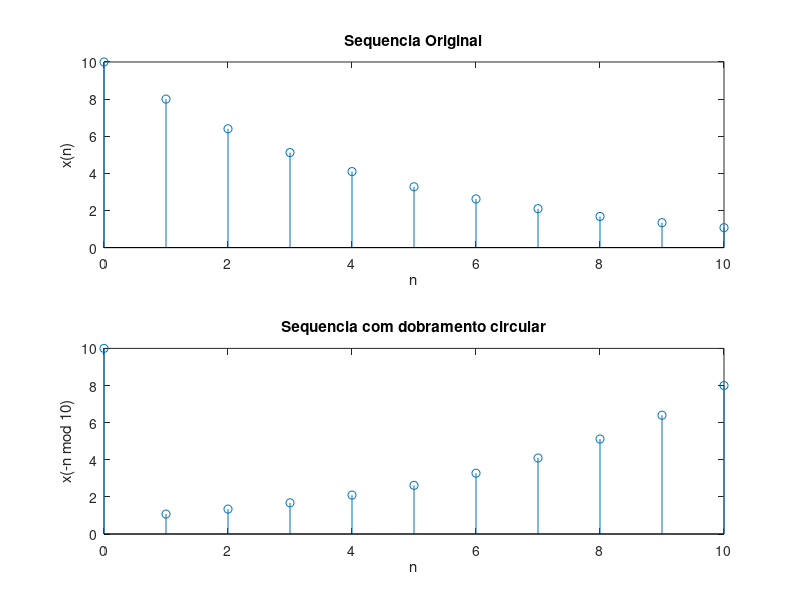

Source code (MATLAB): (Note: this script raises an error after producing the figure.)
addpath("funcoes/")
%a)
n = 0:10;
x = 10*(0.8) .^ n;
y = x(mod(-n,11)+1);
subplot(2,1,1);
stem(n,x);
title('Sequencia Original')
xlabel('n'); ylabel('x(n)');
subplot(2,1,2);
stem(n,y);
title('Sequencia com dobramento circular')
xlabel('n'); ylabel('x(-n mod 10)');
pause(45);
%b)

X = dft(x,11);
Y = dft(y,11);
subplot(2,2,1);
stem(n,real(X));
title('Real{DFT[x(n)]}'); xlabel('k');
subplot(2,2,2);
stem(n,imag(X));
title('Imag{DFT[x(n)]}'); xlabel('k');
subplot(2,2,3);
stem(n,real(Y));
title('Real{DFT[x((-n))11]} '); xlabel('k');
subplot(2,2,4); stem(n,imag(Y));
title('Imag{DFT[x((-n))11]}'); xlabel('k');
pause(15)